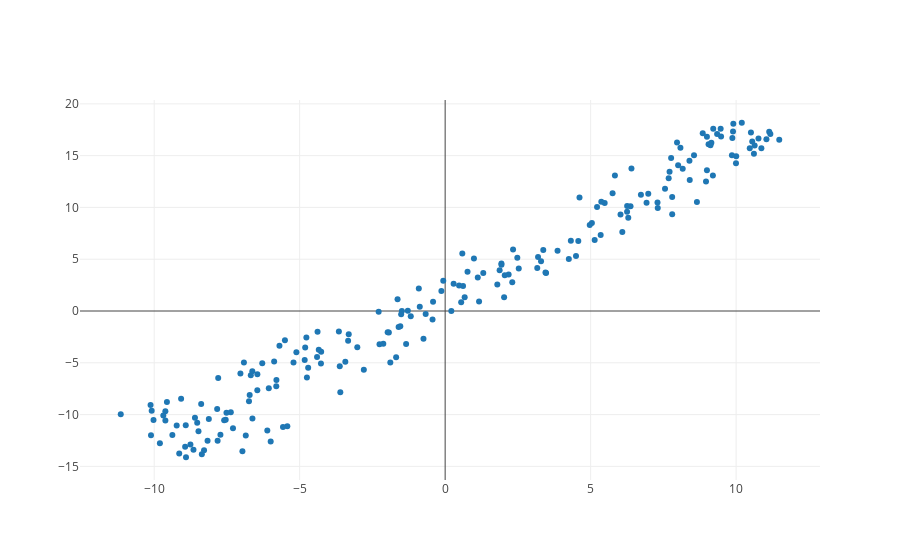

Notebook cell for this chart:
### Code cell
trace = go.Scatter(
    x=x,
    y=y,
    mode='markers',
    text=[str(i) for i in df.Description]
)

data = [trace]
iplot(data, filename='scatter')

### Figure 1 — Plotly figure (JSON) as saved in the notebook; plotly's stock layout.template omitted (floating-point values rounded to 4 significant figures; data arrays with more than 128 entries replaced by an {"elided": "..."} marker saying what was removed)
{"data": [{"mode": "markers", "text": {"elided": "201 str values"}, "type": "scatter", "x": {"elided": "201 float values"}, "y": {"elided": "201 float values"}}], "layout": {}}
